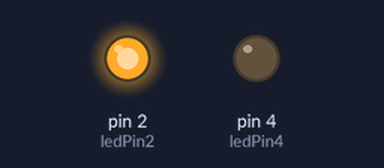
Bench run of a sketch on a simulated Arduino Uno, built with avr-gcc and run on an emulated ATmega328P. Shown: output pins drawn as LEDs (lit = HIGH).

Above: at 0.9 s.
At 7.7 s:
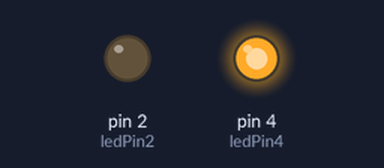
At 11.5 s:
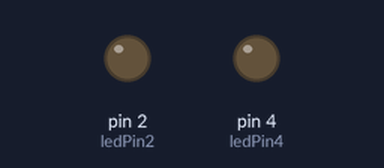
Timing chart, 0 to 20.0 s (numbered marks = the images above):
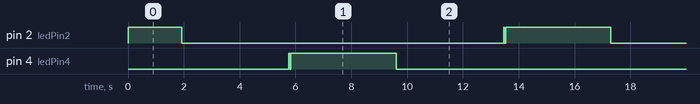

The sketch:

up-down.ino
```cpp
const int ledPin2 = 2;
const int ledPin4 = 4;

void setup() {
  pinMode(ledPin2, OUTPUT);
  pinMode(ledPin4, OUTPUT);
}

void loop() {
  // Fade pin2 down
  for (int b = 255; b >= 0; --b) {
    analogWrite(ledPin2, b);
    delay(15);
  }

  // Fade pin4 up
  for (int b = 0; b <= 255; ++b) {
    analogWrite(ledPin4, b);
    delay(15);
    digitalWrite(ledPin4, LOW);
  }

  // Fade pin4 down
  for (int b = 255; b >= 0; --b) {
    analogWrite(ledPin4, b);
    delay(15);
  }

  // Fade pin2 up
  for (int b = 0; b <= 255; ++b) {
    analogWrite(ledPin2, b);
    delay(15);
    digitalWrite(ledPin2, LOW);
  }
}
```

Measured:
- by itself, pin 2 (ledPin2): repeats every 15.4 s: LOW 11.5 s, HIGH 0.03 s, LOW 0.04 s, HIGH 3.8 s
- by itself, pin 4 (ledPin4): repeats every 15.4 s: LOW 0.04 s, HIGH 3.8 s, LOW 11.5 s, HIGH 0.03 s
